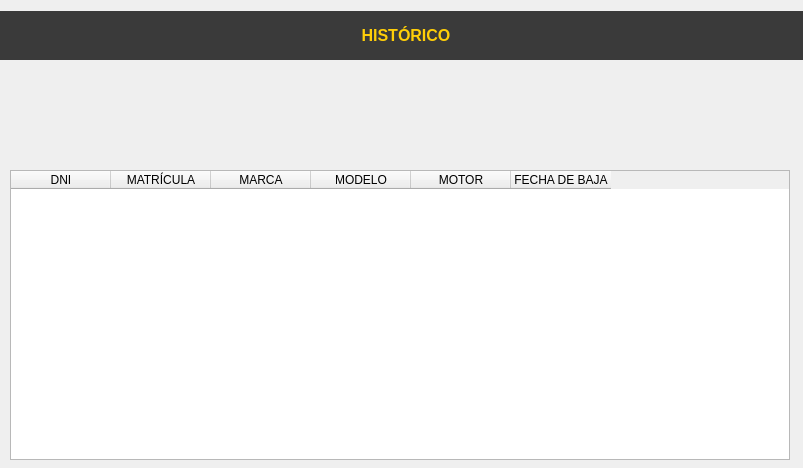
<?xml version="1.0" encoding="UTF-8"?>
<ui version="4.0">
 <class>dlgHistorico</class>
 <widget class="QDialog" name="dlgHistorico">
  <property name="geometry">
   <rect>
    <x>0</x>
    <y>0</y>
    <width>803</width>
    <height>468</height>
   </rect>
  </property>
  <property name="windowTitle">
   <string>Dialog</string>
  </property>
  <widget class="QTableWidget" name="tabBajas">
   <property name="enabled">
    <bool>true</bool>
   </property>
   <property name="geometry">
    <rect>
     <x>10</x>
     <y>170</y>
     <width>780</width>
     <height>290</height>
    </rect>
   </property>
   <property name="minimumSize">
    <size>
     <width>780</width>
     <height>290</height>
    </size>
   </property>
   <property name="maximumSize">
    <size>
     <width>780</width>
     <height>290</height>
    </size>
   </property>
   <property name="editTriggers">
    <set>QAbstractItemView::NoEditTriggers</set>
   </property>
   <property name="selectionBehavior">
    <enum>QAbstractItemView::SelectRows</enum>
   </property>
   <column>
    <property name="text">
     <string>DNI</string>
    </property>
   </column>
   <column>
    <property name="text">
     <string>MATRÍCULA</string>
    </property>
   </column>
   <column>
    <property name="text">
     <string>MARCA</string>
    </property>
   </column>
   <column>
    <property name="text">
     <string>MODELO</string>
    </property>
   </column>
   <column>
    <property name="text">
     <string>MOTOR</string>
    </property>
   </column>
   <column>
    <property name="text">
     <string>FECHA DE BAJA</string>
    </property>
   </column>
  </widget>
  <widget class="QLabel" name="label_2">
   <property name="geometry">
    <rect>
     <x>20</x>
     <y>70</y>
     <width>71</width>
     <height>91</height>
    </rect>
   </property>
   <property name="text">
    <string/>
   </property>
   <property name="pixmap">
    <pixmap>../img/decoraciones/dragonA-removebg-preview.png</pixmap>
   </property>
   <property name="scaledContents">
    <bool>true</bool>
   </property>
  </widget>
  <widget class="QLabel" name="label_3">
   <property name="geometry">
    <rect>
     <x>370</x>
     <y>80</y>
     <width>101</width>
     <height>71</height>
    </rect>
   </property>
   <property name="text">
    <string/>
   </property>
   <property name="pixmap">
    <pixmap>../img/decoraciones/cala-removebg-preview.png</pixmap>
   </property>
   <property name="scaledContents">
    <bool>true</bool>
   </property>
  </widget>
  <widget class="QLabel" name="label_4">
   <property name="geometry">
    <rect>
     <x>730</x>
     <y>70</y>
     <width>61</width>
     <height>91</height>
    </rect>
   </property>
   <property name="text">
    <string/>
   </property>
   <property name="pixmap">
    <pixmap>../img/decoraciones/dragonB-removebg-preview.png</pixmap>
   </property>
   <property name="scaledContents">
    <bool>true</bool>
   </property>
  </widget>
  <widget class="QWidget" name="layoutWidget_4">
   <property name="geometry">
    <rect>
     <x>0</x>
     <y>10</y>
     <width>811</width>
     <height>51</height>
    </rect>
   </property>
   <layout class="QHBoxLayout" name="horizontalLayout_11">
    <property name="spacing">
     <number>0</number>
    </property>
    <item>
     <widget class="QLabel" name="label_19">
      <property name="maximumSize">
       <size>
        <width>330</width>
        <height>49</height>
       </size>
      </property>
      <property name="styleSheet">
       <string notr="true">background-color: rgb(58, 58, 58);</string>
      </property>
      <property name="text">
       <string/>
      </property>
      <property name="pixmap">
       <pixmap>../img/decoraciones/llamaradas.png</pixmap>
      </property>
      <property name="scaledContents">
       <bool>true</bool>
      </property>
     </widget>
    </item>
    <item>
     <widget class="QLabel" name="lblDatos">
      <property name="minimumSize">
       <size>
        <width>150</width>
        <height>20</height>
       </size>
      </property>
      <property name="maximumSize">
       <size>
        <width>270</width>
        <height>49</height>
       </size>
      </property>
      <property name="font">
       <font>
        <pointsize>12</pointsize>
        <weight>75</weight>
        <bold>true</bold>
       </font>
      </property>
      <property name="styleSheet">
       <string notr="true">color: rgb(255, 206, 8);
background-color: rgb(58, 58, 58);</string>
      </property>
      <property name="frameShape">
       <enum>QFrame::NoFrame</enum>
      </property>
      <property name="text">
       <string>HISTÓRICO</string>
      </property>
      <property name="alignment">
       <set>Qt::AlignCenter</set>
      </property>
     </widget>
    </item>
    <item>
     <widget class="QLabel" name="label_20">
      <property name="maximumSize">
       <size>
        <width>330</width>
        <height>49</height>
       </size>
      </property>
      <property name="styleSheet">
       <string notr="true">background-color: rgb(58, 58, 58);</string>
      </property>
      <property name="text">
       <string/>
      </property>
      <property name="pixmap">
       <pixmap>../img/decoraciones/llamaradas2.png</pixmap>
      </property>
      <property name="scaledContents">
       <bool>true</bool>
      </property>
     </widget>
    </item>
   </layout>
  </widget>
  <widget class="QLabel" name="label_5">
   <property name="geometry">
    <rect>
     <x>450</x>
     <y>70</y>
     <width>121</width>
     <height>61</height>
    </rect>
   </property>
   <property name="text">
    <string/>
   </property>
   <property name="pixmap">
    <pixmap>../img/decoraciones/alaB.png</pixmap>
   </property>
   <property name="scaledContents">
    <bool>true</bool>
   </property>
  </widget>
  <widget class="QLabel" name="label_6">
   <property name="geometry">
    <rect>
     <x>280</x>
     <y>70</y>
     <width>121</width>
     <height>61</height>
    </rect>
   </property>
   <property name="text">
    <string/>
   </property>
   <property name="pixmap">
    <pixmap>../img/decoraciones/alaA.png</pixmap>
   </property>
   <property name="scaledContents">
    <bool>true</bool>
   </property>
  </widget>
 </widget>
 <resources/>
 <connections/>
</ui>
